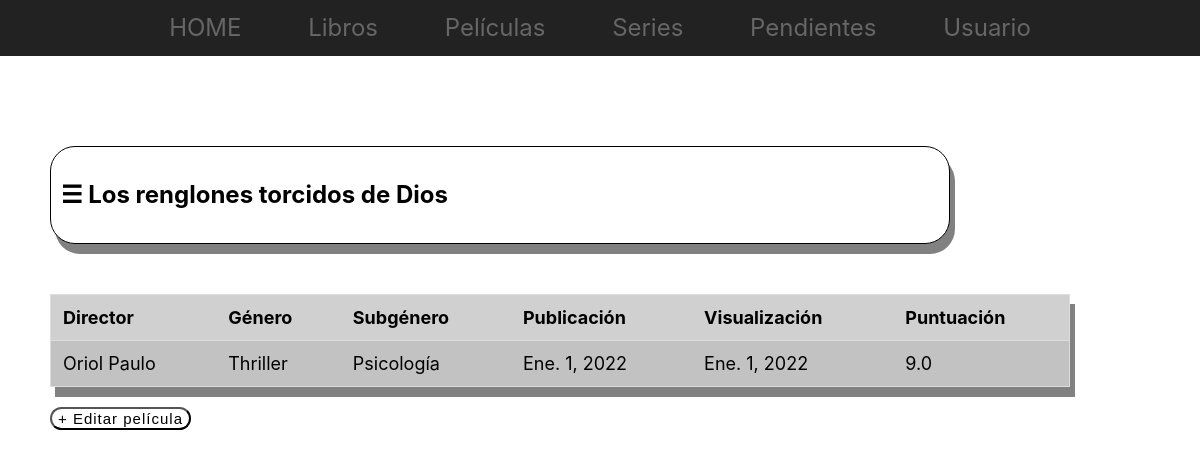
The app's page /catalogo/peliculas/1/ (signed in) with its own data.
### Catalogo/models.py (models this page shows, shortened)
class Pelicula(models.Model):
    nombre = models.CharField(max_length = 50)
    director = models.CharField(max_length = 50)
    genero = models.CharField(max_length = 50)
    subgenero = models.CharField(max_length = 50, blank = True, null = True)
    estreno = models.DateField("Fecha de estreno")
    vista = models.BooleanField()
    visualizacion = models.DateField("Fecha de visualización", blank = True, null = True)
    puntuacion = models.FloatField(blank = True, null = True)
    portada = models.ImageField(upload_to="portadas", height_field=None, width_field=None, max_length=100, blank = True, null = True)
    comentario = models.CharField(max_length = 500, blank = True, null = True)

### Catalogo/views.py (the view)
# urls.py: path('peliculas/<int:pelicula_id>/', views.peliculas_detalle, name="peliculasDetalle"),
@login_required
def peliculas_detalle(request, pelicula_id):
    pelicula = get_object_or_404(Pelicula, pk=pelicula_id)
    return render(request, 'Catalogo/peliculasDetalle.html', {'pelicula': pelicula})

### Catalogo/templates/Catalogo/peliculasDetalle.html (shortened to what this page needs)
{% extends "base.html" %}
{% load static %}
    {% block content %}
    <div id="box">
        <h2>&#9776;&nbsp;<b>{{ pelicula.nombre }}</b></h2>
    </div>
    <table id="myTable">
        <tr class="header">
            <th>Director</th>
            <th>Género</th>
            <th>Subgénero</th>
            <th>Publicación</th>
            <th>Visualización</th>
            <th>Puntuación</th>
        </tr>
        <tr>
            <td>{{ pelicula.director }}</td>
            <td>{{ pelicula.genero }}</td>
            <td>{{ pelicula.subgenero }}</td>
            <td>{{ pelicula.estreno }}</td>
            <td>{{ pelicula.visualizacion }}</td>
            <td>{{ pelicula.puntuacion }}</td>
        </tr>
    </table>
    <button id="addButton"><a href="/admin/Catalogo/pelicula/{{ pelicula.id }}/change/">+ Editar película</a></button>
    {% endblock content %}

### Catalogo/static/Catalogo/base.css (style rules this page uses)
a:link { color: var(--color-text); text-decoration: none; }
#myTable { border-collapse: collapse; width: 85%; border: 1px solid #ddd; font-size: 18px; margin-left: 50; margin-right: 50; margin-bottom: 20; box-shadow: 5px 10px rgba(0, 0, 0, 0.493); }
#myTable th, #myTable td { text-align: left; padding: 12px; background-color: rgba(170, 169, 169, 0.548); }
#myTable tr { border-bottom: 1px solid #ddd; background-color: rgba(192, 192, 192, 0.493); }
#myTable tr.header, #myTable tr:hover { background-color: #ffffff; }
#box { box-sizing: border-box; width: 75%; margin: 50px; background-color: rgb(255, 255, 255); border: 1px solid; padding: 10px; box-shadow: 5px 10px rgba(0, 0, 0, 0.493); border-radius: 25px; }
#addButton { color: rgb(0, 0, 0); background-color: rgba(255, 255, 255, 0.514); font-size: 15; margin-left: 50px; margin-bottom: 50px; letter-spacing:1px; border-radius: 12px; }

### records on screen
Pelicula: nombre "Los renglones torcidos de Dios", director "Oriol Paulo", genero "Thriller", subgenero "Psicología", estreno "Ene. 1, 2022", visualizacion "Ene. 1, 2022", puntuacion "9.0"
